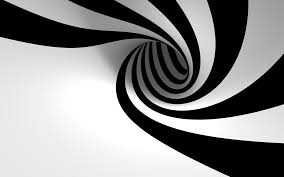
%> input picture spiral.tiff, 284 x 177 px
$ octave script.m   (GNU Octave 9; MATLAB toolbox functions it lacks are replaced by stand-ins)
%> lines starting %> are read from the running program, lines starting %| are printed output that depends on the picture; in (x1, y1, x2, y2) boxes, pixels count from 0 and x2, y2 are one past the last pixel; in counts of white or black regions, pixels touching at a corner belong together; the program's own positions count from 1
### buildMaskedIm.m
function maskedIm = buildMaskedIm(im,targetColor)
    lRedThreshold = 0.45;
    hRedThreshold = 0.6;
    bgBlack = 0.35;
    bgWhite = 0.7;
    [r,c] = size(im);
    object = (im == targetColor);
    objectRedWeight = rand(r,c)*(hRedThreshold-lRedThreshold) + lRedThreshold;

    decideBGColor = randi([0,1],r,c);
    bgDarkWeight = rand(r,c)*bgBlack;
    bgBrightWeight = rand(r,c)*(1-bgWhite) + bgWhite;
    bgDarkWeight = bgDarkWeight.*decideBGColor;
    bgBrightWeight = bgBrightWeight.*(~decideBGColor);
    bgRedWeights = (bgDarkWeight + bgBrightWeight);
    bgRedWeights = bgRedWeights.*(~object);
    R = bgRedWeights*255 + (objectRedWeight*255).*object;
    %R =  (objectRedWeight*255).*object;
    G = randi([50,255],r,c);
    B = randi([50,255],r,c);
    %B = B.*(~object);
    %G = G.*(~object);
    maskedIm = zeros(r,c,3,'uint8');
    maskedIm(:,:,1) = R;
    maskedIm(:,:,2) = G;
    maskedIm(:,:,3) = B;
end

### script.m
%%
%load image
close all;
clear;
threshold = 50;
%hiddenIm = imread('fourSquares.tif');
%hiddenIm = imread('stripes.tiff');
hiddenIm = imread('spiral.tiff');
hiddenIm = rgb2gray(hiddenIm(:,:,1:3));
%> hiddenIm: size 177x284 uint8
hiddenIm((hiddenIm > 50)) = 255;
hiddenIm((hiddenIm <= 50)) = 0;
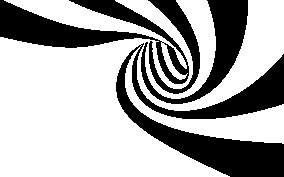
%> hiddenIm: size 177x284 uint8; 66.5% white; 4 black regions, box (x1, y1, x2, y2) and area: (116, 43, 284, 177) 7631, (0, 0, 189, 84) 4790, (141, 0, 248, 104) 2946, (148, 0, 200, 94) 1481
[r,c] = size(hiddenIm);
%> r = 177; c = 284
%figure;imshow(redSquares);
figure;imshow(hiddenIm);
maskedIm = buildMaskedIm(hiddenIm,0);
%> in buildMaskedIm, `bgRedWeights = bgRedWeights.*(~object);`:
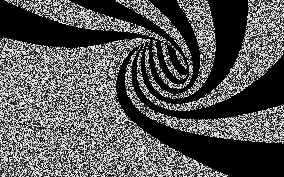
%> bgRedWeights: size 177x284 double; min 0, max 1, mean 0.342
%> in buildMaskedIm, `R = bgRedWeights*255 + (objectRedWeight*255).*object;`:
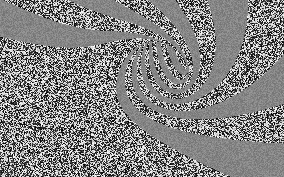
%> R: size 177x284 double; min 0.00964, max 255, mean 132
%> in buildMaskedIm, `maskedIm(:,:,1) = R;`:
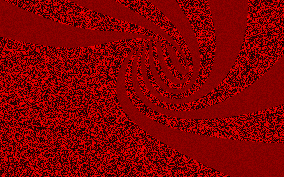
%> maskedIm: size 177x284x3 uint8; mean R, G, B 132, 0, 0
%> in buildMaskedIm, `maskedIm(:,:,2) = G;`:
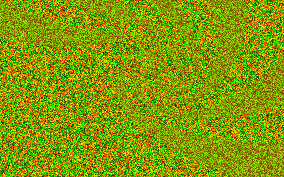
%> maskedIm: size 177x284x3 uint8; mean R, G, B 132, 152.4, 0
%> in buildMaskedIm, `maskedIm(:,:,3) = B;`:
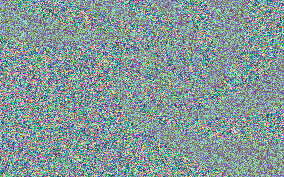
%> maskedIm: size 177x284x3 uint8; mean R, G, B 132, 152.4, 152.7
figure;imshow(maskedIm);
testImage = maskedIm;
testImage(:,:,2) = zeros(r,c);
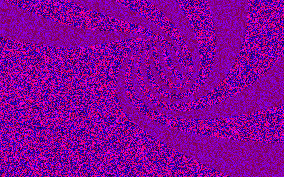
%> testImage: size 177x284x3 uint8; mean R, G, B 132, 0, 152.7
testImage(:,:,3) = zeros(r,c);

figure;imshow(testImage);

%d = colorDist(RedStripes,RedStripes);
%%
p = [200 100 100];
f = 50;
%> (the run ends here)

$ run again, with stripes.tiff copied over spiral.tiff
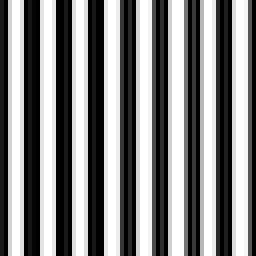
%> input picture stripes.tiff, 64 x 64 px (shown 4 times larger)
%> `hiddenIm((hiddenIm <= 50)) = 0;`:
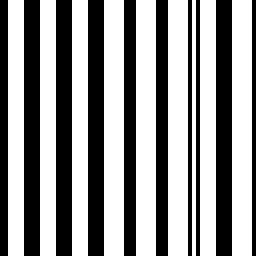
%> hiddenIm: size 64x64 uint8 (shown 4 times larger); 57.8% white; 10 black regions, largest, box (x1, y1, x2, y2) and area: (6, 0, 10, 64) 256, (14, 0, 18, 64) 256, (22, 0, 26, 64) 256
%> `testImage(:,:,2) = zeros(r,c);`:
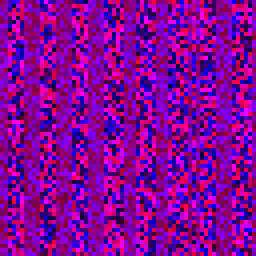
%> testImage: size 64x64x3 uint8 (shown 4 times larger); mean R, G, B 131.9, 0, 151.6
